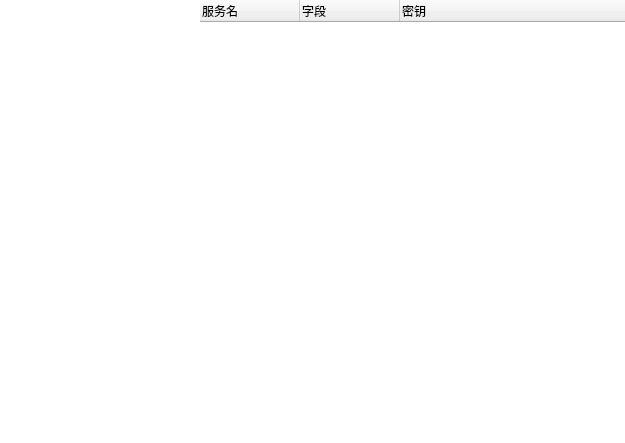
<?xml version="1.0" encoding="UTF-8"?>
<ui version="4.0">
 <class>KeyChainInfoDlg</class>
 <widget class="QFrame" name="KeyChainInfoDlg">
  <property name="geometry">
   <rect>
    <x>0</x>
    <y>0</y>
    <width>625</width>
    <height>443</height>
   </rect>
  </property>
  <property name="windowTitle">
   <string>KeyChainInfoDlg</string>
  </property>
  <layout class="QHBoxLayout" name="horizontalLayout">
   <property name="spacing">
    <number>0</number>
   </property>
   <property name="margin">
    <number>0</number>
   </property>
   <item>
    <widget class="QListView" name="lstService">
     <property name="minimumSize">
      <size>
       <width>200</width>
       <height>0</height>
      </size>
     </property>
     <property name="maximumSize">
      <size>
       <width>200</width>
       <height>16777215</height>
      </size>
     </property>
     <property name="focusPolicy">
      <enum>Qt::NoFocus</enum>
     </property>
     <property name="frameShape">
      <enum>QFrame::NoFrame</enum>
     </property>
     <property name="editTriggers">
      <set>QAbstractItemView::NoEditTriggers</set>
     </property>
     <property name="alternatingRowColors">
      <bool>true</bool>
     </property>
    </widget>
   </item>
   <item>
    <widget class="QTreeWidget" name="tbPassword">
     <property name="focusPolicy">
      <enum>Qt::NoFocus</enum>
     </property>
     <property name="frameShape">
      <enum>QFrame::NoFrame</enum>
     </property>
     <property name="editTriggers">
      <set>QAbstractItemView::NoEditTriggers</set>
     </property>
     <property name="alternatingRowColors">
      <bool>true</bool>
     </property>
     <property name="indentation">
      <number>0</number>
     </property>
     <column>
      <property name="text">
       <string>服务名</string>
      </property>
     </column>
     <column>
      <property name="text">
       <string>字段</string>
      </property>
     </column>
     <column>
      <property name="text">
       <string>密钥</string>
      </property>
     </column>
    </widget>
   </item>
  </layout>
 </widget>
 <layoutdefault spacing="6" margin="11"/>
 <resources/>
 <connections/>
</ui>
